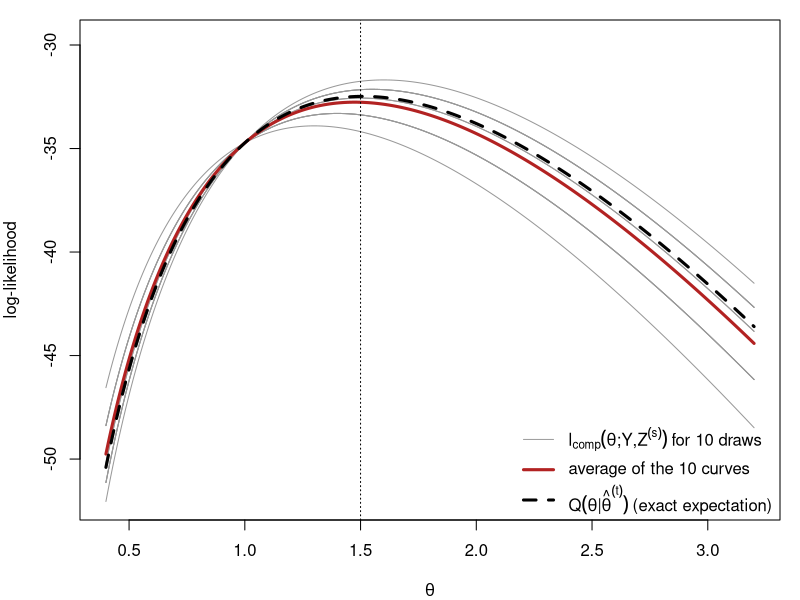
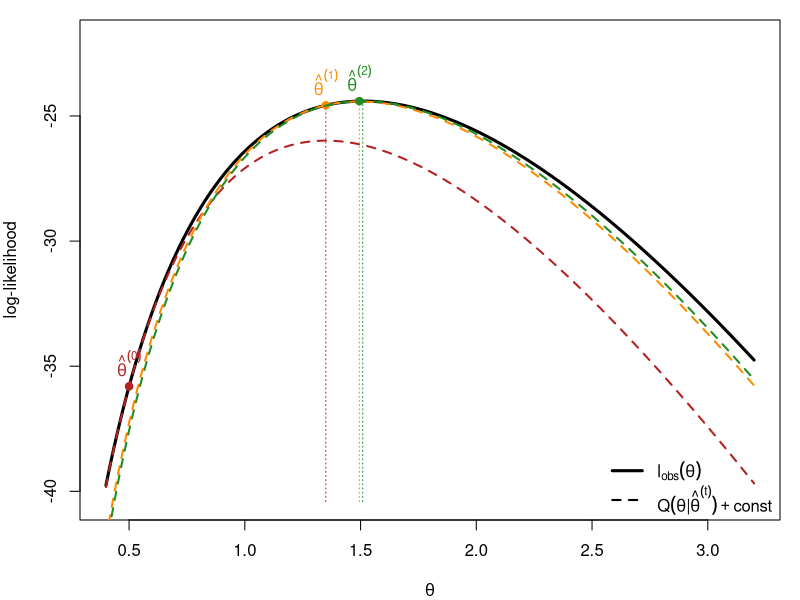
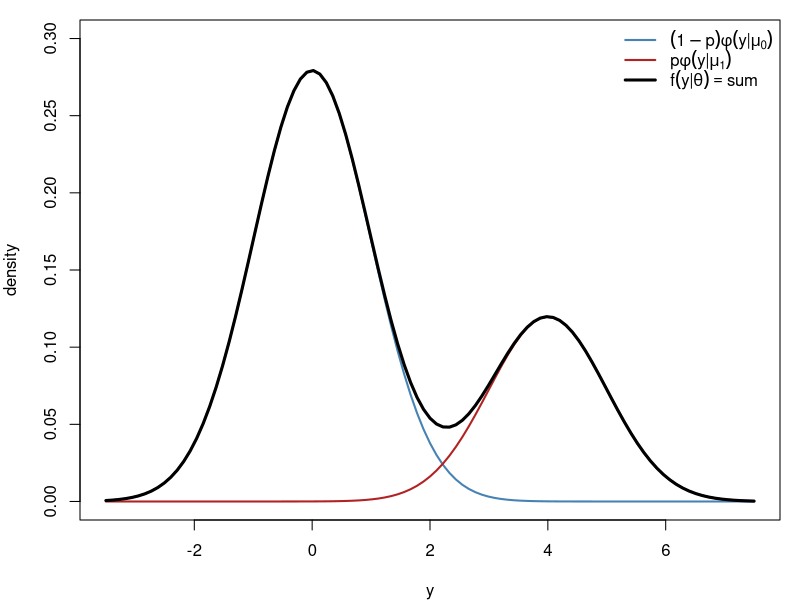
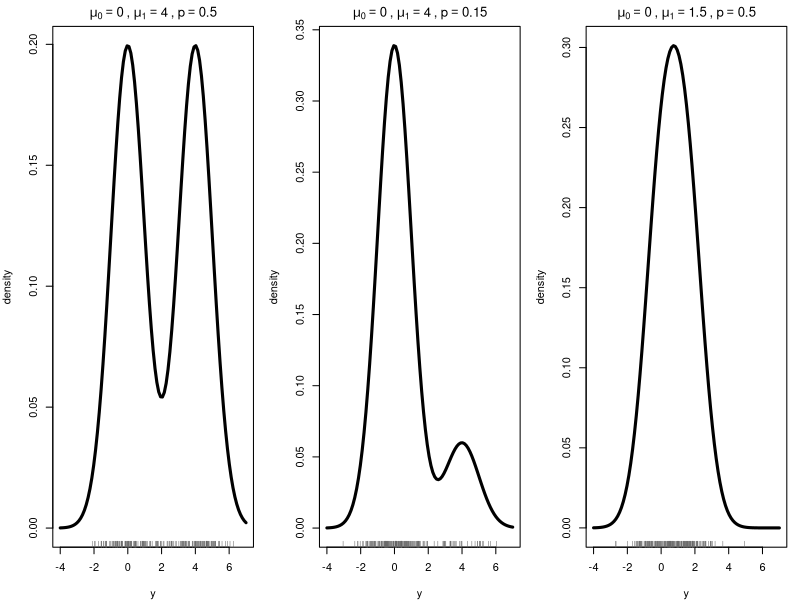
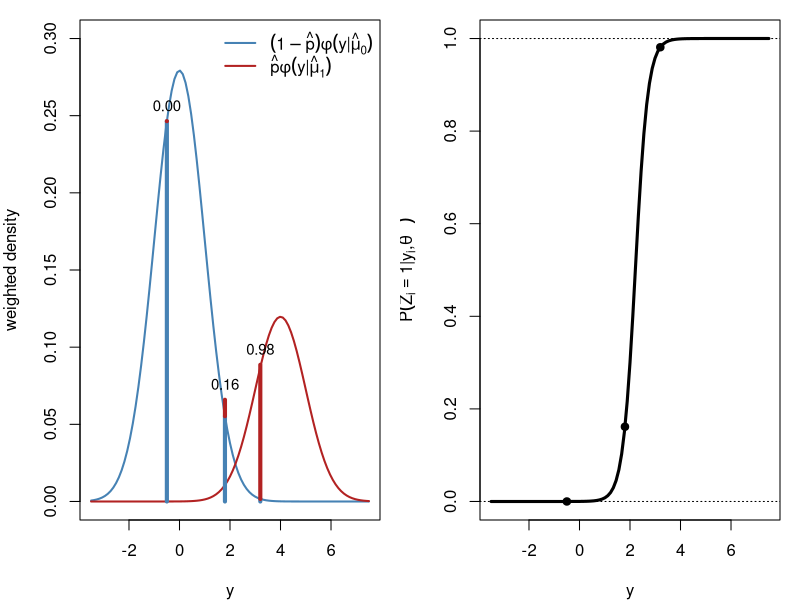
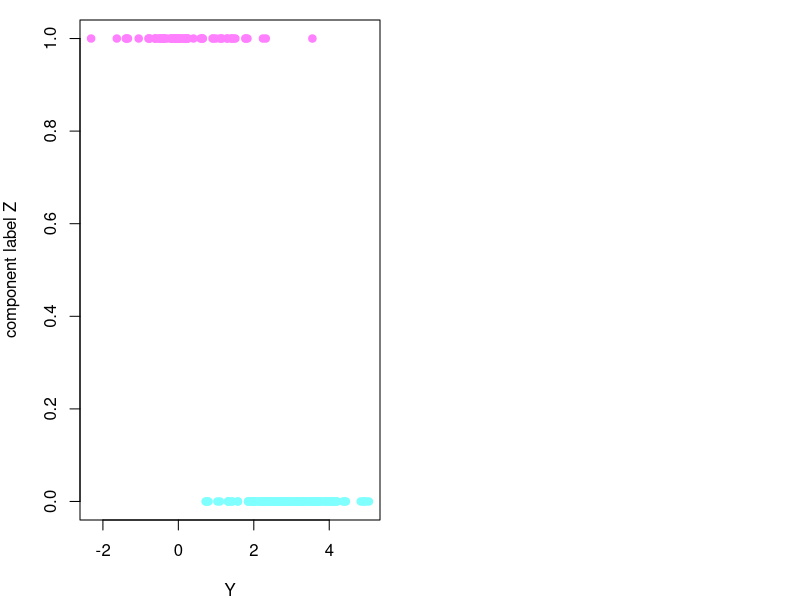
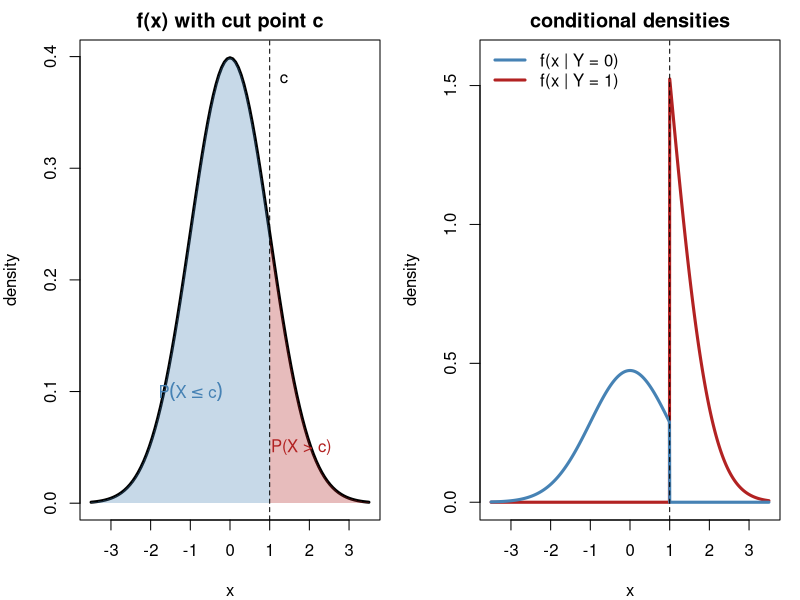
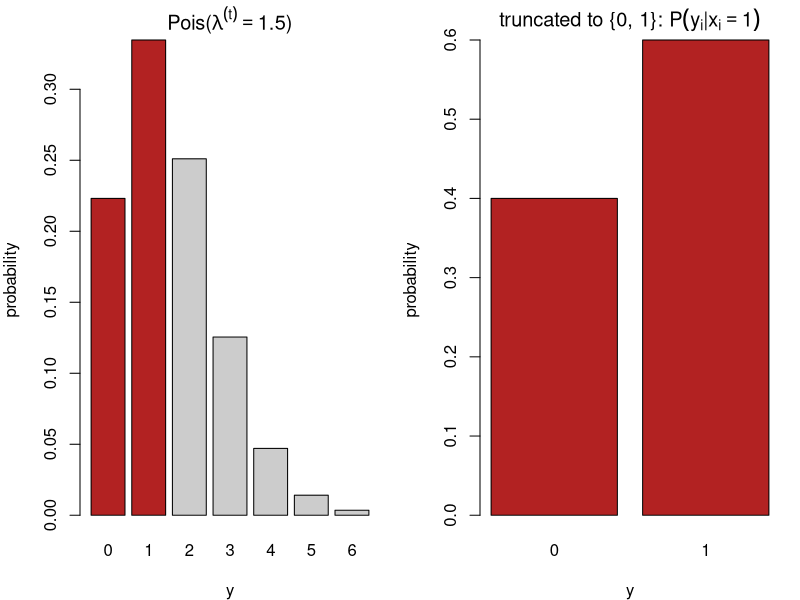

These charts were generated, in order, by the following R code:
## ---- chunk 1
#| label: setup
#| include: false
set.seed(812)

### censored Poisson example used for the illustrations in Section 1 and
### developed fully in Section 3: m exact observations, ncen observations
### known only to satisfy y < 2
yobs_d <- c(3, 2, 4, 1, 3, 2, 5, 3)
m_d    <- length(yobs_d)
ncen_d <- 12
n_d    <- m_d + ncen_d

lobs  <- function(l) sum(dpois(yobs_d, l, log = TRUE)) + ncen_d * log(ppois(1, l))
lcomp <- function(l, z) -n_d * l + log(l) * (sum(yobs_d) + sum(z)) - sum(lfactorial(yobs_d))
Qfun  <- function(l, lt) lcomp(l, rep(lt / (1 + lt), ncen_d))
lam   <- seq(0.4, 3.2, length.out = 300)
## ---- chunk 2
#| label: fig-q-average
#| fig-width: 9
#| fig-height: 5
#| fig-cap: "Illustrates the $Q$ function of the EM algorithm as the expectation of the complete-data log-likelihood over the unobserved data, approximated here by averaging simulated completions.
#|   Ten complete-data log-likelihood curves, their average, and the exact $Q$ function."
lt <- 1.5; S <- 10
Z <- replicate(S, rbinom(ncen_d, 1, lt / (1 + lt)))
curves <- sapply(1:S, function(s) sapply(lam, lcomp, z = Z[, s]))
Qexact <- sapply(lam, Qfun, lt = lt)
par(mar = c(4, 4, 1, 1))
matplot(lam, curves, type = "l", lty = 1, lwd = 1, col = "gray60",
        xlab = expression(theta), ylab = "log-likelihood",
        ylim = range(curves) + c(0, 2))
lines(lam, rowMeans(curves), lwd = 3, col = "firebrick")
lines(lam, Qexact, lwd = 3, col = "black", lty = 2)
abline(v = lt, lty = 3)
legend("bottomright", bty = "n", lwd = c(1, 3, 3), lty = c(1, 1, 2),
       col = c("gray60", "firebrick", "black"),
       legend = c(expression(l[comp](theta*";"*Y*","*Z^(s)) ~ "for 10 draws"),
                  "average of the 10 curves",
                  expression(Q(theta*"|"*hat(theta)^(t)) ~ "(exact expectation)")))
## ---- chunk 3
#| label: fig-tangent-bound
#| fig-width: 9
#| fig-height: 5
#| fig-cap: "Illustrates why EM increases the likelihood: each iteration maximizes a lower bound that touches the observed log-likelihood at the current estimate.
#|   Three EM iterations viewed as successive tangent minorants of the observed log-likelihood."
lo <- sapply(lam, lobs); top <- max(lo)
par(mar = c(4, 4, 1, 1))
plot(lam, lo, type = "l", lwd = 3, xlab = expression(theta),
     ylab = "log-likelihood", ylim = c(top - 16, top + 2.5))
lt <- 0.5; cols <- c("firebrick", "darkorange", "forestgreen")
for (k in 1:3) {
  shift <- lobs(lt) - Qfun(lt, lt)            # make Q touch l_obs at theta^(t)
  lines(lam, sapply(lam, Qfun, lt = lt) + shift, col = cols[k], lwd = 2, lty = 2)
  points(lt, lobs(lt), pch = 19, col = cols[k])
  lt_new <- (sum(yobs_d) + ncen_d * lt / (1 + lt)) / n_d     # M-step
  segments(lt_new, top - 16, lt_new, lobs(lt_new), col = cols[k], lty = 3)
  text(lt, lobs(lt), bquote(hat(theta)^(.(k - 1))), pos = 3, col = cols[k], xpd = NA)
  lt <- lt_new
}
legend("bottomright", bty = "n", lwd = c(3, 2), lty = c(1, 2),
       legend = c(expression(l[obs](theta)),
                  expression(Q(theta*"|"*hat(theta)^(t)) + "const")))
## ---- chunk 4
#| label: fig-mixture-components
#| fig-width: 9
#| fig-height: 4.6
#| fig-cap: "Introduces the two-component normal mixture model by showing that its density is the weighted sum of the two component densities.
#|   The observed density is a sum of two weighted normal components."
par(mar = c(4, 4, 1, 1)); mu0 <- 0; mu1 <- 4; p <- 0.3
curve((1 - p) * dnorm(x, mu0), -3.5, 7.5, lwd = 2, col = "steelblue",
      ylab = "density", xlab = "y", ylim = c(0, 0.3))
curve(p * dnorm(x, mu1), add = TRUE, lwd = 2, col = "firebrick")
curve((1 - p) * dnorm(x, mu0) + p * dnorm(x, mu1), add = TRUE, lwd = 3)
legend("topright", bty = "n", lwd = c(2, 2, 3),
       col = c("steelblue", "firebrick", "black"),
       legend = c(expression((1-p)*phi(y*"|"*mu[0])),
                  expression(p*phi(y*"|"*mu[1])),
                  expression(f(y*"|"*theta) == "sum")))
## ---- chunk 5
#| label: fig-mixture-shapes
#| fig-width: 10
#| fig-height: 4.4
#| fig-cap: "Shows that a mixture density can look unimodal or bimodal depending on its parameters, which affects how easily those parameters can be estimated.
#|   Separation and mixing proportion determine whether the mixture is visibly bimodal."
par(mfrow = c(1, 3), mar = c(4, 4, 2, 1))
mix <- function(x, mu0, mu1, p) (1 - p) * dnorm(x, mu0) + p * dnorm(x, mu1)
for (s in list(c(0, 4, 0.5), c(0, 4, 0.15), c(0, 1.5, 0.5))) {
  curve(mix(x, s[1], s[2], s[3]), -4, 7, lwd = 3, xlab = "y", ylab = "density",
        main = bquote(mu[0] == .(s[1]) ~ "," ~ mu[1] == .(s[2]) ~ "," ~ p == .(s[3])))
  y <- ifelse(rbinom(200, 1, s[3]) == 1, rnorm(200, s[2]), rnorm(200, s[1]))
  rug(y, col = "gray40")
}
## ---- chunk 6
#| label: fig-estep
#| fig-width: 10
#| fig-height: 4.6
#| fig-cap: "Illustrates the E-step of EM for a mixture: the responsibility of a component is the posterior probability that an observation came from it.
#|   Left: the responsibility at each $y_i$ is the red share of the total height. Right: responsibility as a function of $y$."
par(mfrow = c(1, 2), mar = c(4, 4, 1, 1)); mu0 <- 0; mu1 <- 4; p <- 0.3
f0 <- function(x) (1 - p) * dnorm(x, mu0)
f1 <- function(x) p * dnorm(x, mu1)
curve(f0, -3.5, 7.5, lwd = 2, col = "steelblue", ylab = "weighted density",
      xlab = "y", ylim = c(0, 0.3))
curve(f1, add = TRUE, lwd = 2, col = "firebrick")
yi <- c(-0.5, 1.8, 3.2)
for (y in yi) {
  segments(y, 0, y, f0(y), col = "steelblue", lwd = 4)
  segments(y, f0(y), y, f0(y) + f1(y), col = "firebrick", lwd = 4)
  text(y, f0(y) + f1(y), sprintf("%.2f", f1(y) / (f0(y) + f1(y))), pos = 3, cex = 0.9)
}
legend("topright", bty = "n", lwd = 2, col = c("steelblue", "firebrick"),
       legend = c(expression((1-hat(p))*phi(y*"|"*hat(mu)[0])),
                  expression(hat(p)*phi(y*"|"*hat(mu)[1]))))
curve(f1(x) / (f0(x) + f1(x)), -3.5, 7.5, lwd = 3, xlab = "y",
      ylab = expression(P(Z[i] == 1*"|"*y[i]*","*hat(theta)^(t))))
abline(h = c(0, 1), lty = 3); points(yi, f1(yi) / (f0(yi) + f1(yi)), pch = 19)
## ---- chunk 7
#| label: mix-functions

log_sum_exp <- function(log_x) {
    max_log_x <- max(log_x)
    max_log_x + log(sum(exp(log_x - max_log_x)))
}

### observed log-likelihood, theta = (p, mu1, mu0)
log_like_obs <- function(theta, Y) {
    log_joint <- cbind(log(theta[1])     + dnorm(Y, theta[2], 1, log = TRUE),
                       log(1 - theta[1]) + dnorm(Y, theta[3], 1, log = TRUE))
    sum(apply(log_joint, 1, log_sum_exp))
}

### E-step: responsibilities P(Z_i = 1 | y_i, theta)
e_step <- function(theta, Y) {
    l1 <- dnorm(Y, theta[2], 1, log = TRUE) + log(theta[1])
    l0 <- dnorm(Y, theta[3], 1, log = TRUE) + log(1 - theta[1])
    exp(l1 - apply(cbind(l1, l0), 1, log_sum_exp))
}

### M-step: closed-form weighted updates
m_step <- function(w, Y) {
    c(mean(w),
      sum(Y * w) / sum(w),
      sum(Y * (1 - w)) / sum(1 - w))
}

em_mixnorm <- function(theta0, Y, no_iters) {
    out <- matrix(NA_real_, no_iters + 1, 4,
                  dimnames = list(NULL, c("p", "mu1", "mu0", "log_lik")))
    theta <- theta0
    out[1, ] <- c(theta, log_like_obs(theta, Y))
    for (i in seq_len(no_iters)) {
        theta <- m_step(e_step(theta, Y), Y)
        out[i + 1, ] <- c(theta, log_like_obs(theta, Y))
    }
    out
}
## ---- chunk 8
#| label: fig-mix-data
#| fig-width: 6
#| fig-height: 4
#| fig-cap: "Shows the simulated data used to demonstrate EM for a mixture; the colours reveal the component labels, which are unobserved in practice and must be inferred.
#|   Simulated mixture data, coloured by the (normally unobserved) component label."

gen_mixnorm <- function(theta, n) {
    Z <- rbinom(n, 1, theta[1])
    Y <- rnorm(n, mean = ifelse(Z == 1, theta[2], theta[3]), sd = 1)
    plot(Y, Z, col = cm.colors(2)[Z + 1], pch = 19,
         ylab = "component label Z")
    Y
}

set.seed(812)
data <- gen_mixnorm(c(0.3, 0, 3), 200)
## ---- chunk 9
#| label: mix-run-good
round(em_mixnorm(c(0.5, 0, 3), data, 10), 4)
## ---- chunk 10
#| label: mix-compare
#| warning: false

neg_loglike_obs <- function(theta, Y) -log_like_obs(theta, Y)

### transformed parameterization: ttheta[1] = logit(p)
neg_loglike_obs_transf <- function(ttheta, Y) {
    theta <- ttheta
    theta[1] <- 1 / (1 + exp(-ttheta[1]))
    neg_loglike_obs(theta, Y)
}

lp0 <- log(0.3 / 0.7)

### Newton-type, untransformed: p can leave (0, 1)
try(nlm(neg_loglike_obs, p = c(0.3, 0, 3), Y = data)$estimate)
try(nlm(neg_loglike_obs, p = c(0.5, -10, 5), Y = data)$estimate)

### Newton-type, transformed
try(nlm(neg_loglike_obs_transf, p = c(lp0, 0, 3), Y = data)$estimate)
try(nlm(neg_loglike_obs_transf, p = c(0, -10, 5), Y = data)$estimate)

### Nelder-Mead
try(optim(c(lp0, 0, 3), neg_loglike_obs_transf, Y = data, method = "Nelder-Mead")$par)
try(optim(c(0, -10, 5), neg_loglike_obs_transf, Y = data, method = "Nelder-Mead")$par)

### Conjugate gradient
try(optim(c(0, 0, 3), neg_loglike_obs_transf, Y = data, method = "CG")$par)
try(optim(c(0, -10, 5), neg_loglike_obs_transf, Y = data, method = "CG")$par)
## ---- chunk 11
#| label: fig-truncation
#| fig-width: 10
#| fig-height: 4.8
#| fig-cap: "Illustrates the conditional distributions needed in the E-step when an observation is only known to lie on one side of a cut point.
#|   A density split at a cut point, and the two renormalized conditional densities."
par(mfrow = c(1, 2), mar = c(4, 4, 2, 1)); cc <- 1
curve(dnorm, -3.5, 3.5, lwd = 3, xlab = "x", ylab = "density",
      main = "f(x) with cut point c")
xs <- seq(cc, 3.5, length.out = 100)
polygon(c(xs, rev(xs)), c(dnorm(xs), rep(0, 100)),
        col = adjustcolor("firebrick", 0.3), border = NA)
xs <- seq(-3.5, cc, length.out = 100)
polygon(c(xs, rev(xs)), c(dnorm(xs), rep(0, 100)),
        col = adjustcolor("steelblue", 0.3), border = NA)
abline(v = cc, lty = 2); text(cc, 0.38, "c", pos = 4)
text(1.8, 0.05, "P(X > c)", col = "firebrick")
text(-1, 0.1, expression(P(X <= c)), col = "steelblue")
curve(dnorm(x) * (x > cc) / pnorm(cc, lower.tail = FALSE), -3.5, 3.5, lwd = 3,
      col = "firebrick", n = 1001, xlab = "x", ylab = "density",
      main = "conditional densities", ylim = c(0, 1.6))
curve(dnorm(x) * (x <= cc) / pnorm(cc), add = TRUE, lwd = 3, col = "steelblue", n = 1001)
abline(v = cc, lty = 2)
legend("topleft", bty = "n", lwd = 3, col = c("steelblue", "firebrick"),
       legend = c("f(x | Y = 0)", "f(x | Y = 1)"))
## ---- chunk 12
#| label: fig-poisson-estep
#| fig-width: 10
#| fig-height: 4.4
#| fig-cap: "Illustrates the E-step for censored Poisson counts: the missing count follows the Poisson distribution restricted to the values consistent with the censoring information.
#|   The conditional distribution of a censored count is the Poisson pmf restricted to $\\{0,1\\}$ and renormalized."
par(mfrow = c(1, 2), mar = c(4, 4, 2, 1)); lt <- 1.5; k <- 0:6
barplot(dpois(k, lt), names.arg = k,
        col = c("firebrick", "firebrick", rep("gray80", 5)),
        xlab = "y", ylab = "probability",
        main = bquote("Pois(" * lambda^(t) == .(lt) * ")"))
barplot(c(1, lt) / (1 + lt), names.arg = 0:1, col = "firebrick",
        xlab = "y", ylab = "probability",
        main = expression("truncated to {0, 1}: " * P(y[i]*"|"*x[i] == 1)))
## ---- chunk 13
#| label: poisson-em

### observed log-likelihood, up to an additive constant
##   m    : number of exactly observed counts
##   ybar : their mean
##   ncen : number of counts known only to be < 2
loglik_obs_pois <- function(m, ybar, ncen, lambda) {
    m * ybar * log(lambda) - (m + ncen) * lambda + ncen * log(1 + lambda)
}

em_censored_poisson <- function(m, ybar, ncen,
                                lambda0 = (m * ybar + ncen) / (m + ncen),
                                iterations = 20) {
    out <- matrix(NA_real_, iterations + 1, 2,
                  dimnames = list(NULL, c("lambda", "log_lik")))
    lambda <- lambda0
    out[1, ] <- c(lambda, loglik_obs_pois(m, ybar, ncen, lambda))
    for (i in seq_len(iterations)) {
        y_mis  <- lambda / (1 + lambda)                       # E-step
        lambda <- (m * ybar + ncen * y_mis) / (m + ncen)       # M-step
        out[i + 1, ] <- c(lambda, loglik_obs_pois(m, ybar, ncen, lambda))
    }
    out
}
## ---- chunk 14
#| label: poisson-data
set.seed(812)
y    <- rpois(200, 3)
ncen <- sum(y < 2)
m    <- length(y) - ncen
ybar <- mean(y[y >= 2])
c(m = m, ncen = ncen, ybar_observed = ybar)
## ---- chunk 15
#| label: poisson-run
round(em_censored_poisson(m, ybar, ncen, lambda0 = 100, iterations = 10), 5)
round(em_censored_poisson(m, ybar, ncen, lambda0 = ybar, iterations = 10), 5)
## ---- chunk 16
#| label: poisson-compare
#| warning: false
neg_loglik_pois <- function(lambda, m, ybar, ncen) {
    -loglik_obs_pois(m, ybar, ncen, lambda)
}

try(nlm(neg_loglik_pois, p = ybar, m = m, ybar = ybar, ncen = ncen)$estimate)
try(nlm(neg_loglik_pois, p = 100,  m = m, ybar = ybar, ncen = ncen)$estimate)
try(optim(ybar, neg_loglik_pois, method = "CG",
          m = m, ybar = ybar, ncen = ncen)$par)
try(optim(100,  neg_loglik_pois, method = "CG",
          m = m, ybar = ybar, ncen = ncen)$par)
## ---- chunk 17
#| label: fig-clustering
#| fig-width: 6
#| fig-height: 4.6
#| fig-cap: "Illustrates model-based clustering, the multivariate extension of the normal mixture model, in which EM assigns observations to clusters of different shapes.
#|   Three-component multivariate normal mixture with unequal covariances."
par(mar = c(4, 4, 1, 1))
ctr <- rbind(c(0, 0), c(4, 3), c(1, 5))
Sig <- list(diag(2) * 0.8, matrix(c(1, 0.7, 0.7, 1), 2), diag(c(1.2, 0.4)))
cols <- c("steelblue", "firebrick", "forestgreen")
ang <- seq(0, 2 * pi, length.out = 100)
plot(NA, xlim = c(-3, 7), ylim = c(-3, 8),
     xlab = expression(y[1]), ylab = expression(y[2]))
for (k in 1:3) {
  R <- chol(Sig[[k]])
  pts <- matrix(rnorm(120), 60) %*% R + rep(ctr[k, ], each = 60)
  points(pts, col = adjustcolor(cols[k], 0.6), pch = 19, cex = 0.8)
  ell <- (cbind(cos(ang), sin(ang)) * 2.1) %*% R + rep(ctr[k, ], each = 100)
  lines(ell, col = cols[k], lwd = 2)
  points(ctr[k, 1], ctr[k, 2], pch = 4, lwd = 3, col = cols[k])
}
## ---- chunk 18
#| label: fig-hmm
#| fig-width: 10
#| fig-height: 3.4
#| fig-cap: "Illustrates a hidden Markov model, whose unobserved state sequence generates the data, as a further example to which EM applies.
#|   A two-state hidden Markov chain with normal emissions; background shading shows the hidden state."
par(mar = c(4, 4, 1, 1)); N <- 120
Pm <- matrix(c(0.95, 0.05, 0.1, 0.9), 2, byrow = TRUE)
h <- integer(N); h[1] <- 1
for (i in 2:N) h[i] <- sample(1:2, 1, prob = Pm[h[i - 1], ])
yy <- rnorm(N, mean = c(0, 3)[h])
plot(yy, type = "n", xlab = "i", ylab = expression(y[i]))
r <- rle(h); e <- cumsum(r$lengths); s <- c(1, head(e, -1) + 1)
rect(s - 0.5, par("usr")[3], e + 0.5, par("usr")[4],
     col = adjustcolor(c("steelblue", "firebrick")[r$values], 0.15), border = NA)
lines(yy, col = "gray30")
points(yy, pch = 19, col = c("steelblue", "firebrick")[h], cex = 0.7)
legend("topright", bty = "n", pch = 19, col = c("steelblue", "firebrick"),
       legend = c(expression(h[i] == 1), expression(h[i] == 2)), horiz = TRUE)
